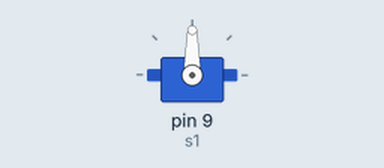
This sketch was run on a simulated Arduino Uno, built with avr-gcc and run on an emulated ATmega328P. On the bench: servo.

Above: at 0.05 s.
Timing chart, 0 to 4.6 s (numbered marks = the images above):
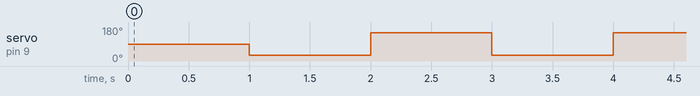

Measured:
- by itself, servo on pin 9 (s1): alternates 150° for 1.0 s and 30° for 1.0 s

The sketch:

Servo.ino
```cpp
#include <Servo.h>

Servo s1;

void setup() {
  s1.attach(9);
}
void loop() {
  delay(1000);
  s1.write(30);
  delay(1000);
  s1.write(150);
}
```
